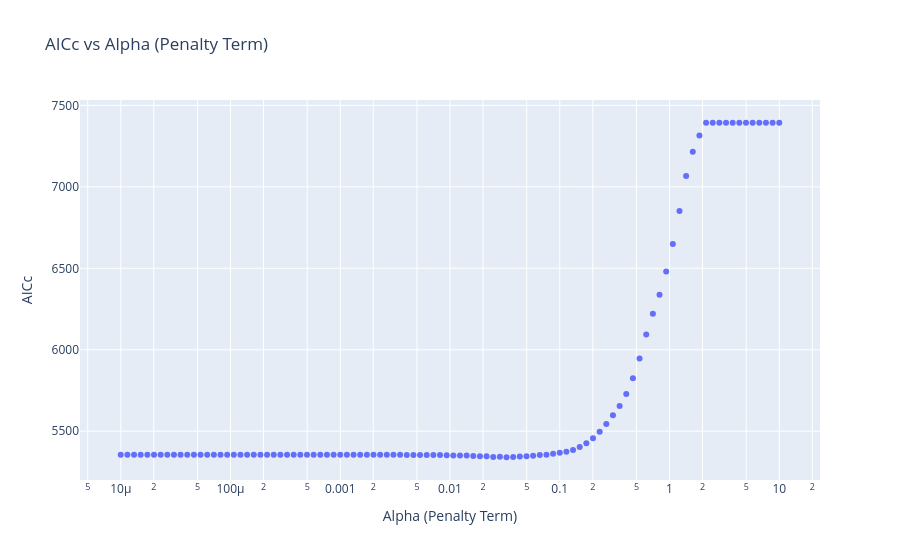

Source (notebook cell):
### Code cell
# ==========================================
# Step 3: Model selection via AICc
# ==========================================
alphas = np.logspace(-5, 1, num=100)

aiccs = []
for alpha in alphas:
    lasso_temp = Lasso(alpha=alpha, max_iter=10000)
    lasso_temp.fit(X1, y0)
    mse = mean_squared_error(y0, lasso_temp.predict(X1))
    n = len(y0)
    num_params = np.count_nonzero(lasso_temp.coef_) + 1  # +1 for intercept
    aicc = n * np.log(mse) + 2 * num_params + 2 * num_params * (num_params + 1) / (n - num_params - 1)
    aiccs.append(aicc)

best_alpha_aicc = alphas[np.argmin(aiccs)]
print(f"Best alpha (AICc): {best_alpha_aicc}")

fig = px.scatter(x=alphas, y=aiccs, log_x=True,
                  title='AICc vs Alpha (Penalty Term)',
                  labels={'x': 'Alpha (Penalty Term)', 'y': 'AICc'})

fig.write_image(f"{output_dir}/linear_aicc_vs_alpha.png", width=1000, height=600, scale=2)
fig.show()

### Figure 1 — Plotly figure (JSON) as saved in the notebook; plotly's stock layout.template omitted (floating-point values rounded to 4 significant figures)
{"data": [{"hovertemplate": "Alpha (Penalty Term)=%{x}<br>AICc=%{y}<extra></extra>", "legendgroup": "", "marker": {"color": "#636efa", "symbol": "circle"}, "mode": "markers", "name": "", "orientation": "v", "showlegend": false, "type": "scatter", "x": [1e-05, 1.15e-05, 1.322e-05, 1.52e-05, 1.748e-05, 2.009e-05, 2.31e-05, 2.656e-05, 3.054e-05, 3.511e-05, 4.037e-05, 4.642e-05, 5.337e-05, 6.136e-05, 7.055e-05, 8.111e-05, 9.326e-05, 0.0001072, 0.0001233, 0.0001417, 0.000163, 0.0001874, 0.0002154, 0.0002477, 0.0002848, 0.0003275, 0.0003765, 0.0004329, 0.0004977, 0.0005722, 0.0006579, 0.0007565, 0.0008697, 0.001, 0.00115, 0.001322, 0.00152, 0.001748, 0.002009, 0.00231, 0.002656, 0.003054, 0.003511, 0.004037, 0.004642, 0.005337, 0.006136, 0.007055, 0.008111, 0.009326, 0.01072, 0.01233, 0.01417, 0.0163, 0.01874, 0.02154, 0.02477, 0.02848, 0.03275, 0.03765, 0.04329, 0.04977, 0.05722, 0.06579, 0.07565, 0.08697, 0.1, 0.115, 0.1322, 0.152, 0.1748, 0.2009, 0.231, 0.2656, 0.3054, 0.3511, 0.4037, 0.4642, 0.5337, 0.6136, 0.7055, 0.8111, 0.9326, 1.072, 1.233, 1.417, 1.63, 1.874, 2.154, 2.477, 2.848, 3.275, 3.765, 4.329, 4.977, 5.722, 6.579, 7.565, 8.697, 10.0], "xaxis": "x", "y": [5355.0, 5355.0, 5355.0, 5355.0, 5355.0, 5355.0, 5355.0, 5355.0, 5355.0, 5355.0, 5355.0, 5355.0, 5355.0, 5355.0, 5355.0, 5355.0, 5355.0, 5355.0, 5355.0, 5355.0, 5355.0, 5355.0, 5355.0, 5355.0, 5355.0, 5355.0, 5355.0, 5355.0, 5355.0, 5355.0, 5355.0, 5355.0, 5355.0, 5355.0, 5355.0, 5355.0, 5355.0, 5355.0, 5355.0, 5355.0, 5355.0, 5355.0, 5356.0, 5353.0, 5354.0, 5354.0, 5354.0, 5354.0, 5354.0, 5352.0, 5350.0, 5351.0, 5351.0, 5348.0, 5347.0, 5346.0, 5341.0, 5342.0, 5340.0, 5342.0, 5345.0, 5347.0, 5350.0, 5353.0, 5355.0, 5361.0, 5367.0, 5373.0, 5385.0, 5403.0, 5426.0, 5457.0, 5497.0, 5544.0, 5598.0, 5655.0, 5728.0, 5825.0, 5946.0, 6094.0, 6221.0, 6337.0, 6481.0, 6649.0, 6852.0, 7067.0, 7215.0, 7315.0, 7394.0, 7394.0, 7394.0, 7394.0, 7394.0, 7394.0, 7394.0, 7394.0, 7394.0, 7394.0, 7394.0, 7394.0], "yaxis": "y"}], "layout": {"legend": {"tracegroupgap": 0}, "title": {"text": "AICc vs Alpha (Penalty Term)"}, "xaxis": {"anchor": "y", "domain": [0, 1], "title": {"text": "Alpha (Penalty Term)"}, "type": "log"}, "yaxis": {"anchor": "x", "domain": [0, 1], "title": {"text": "AICc"}}}}
